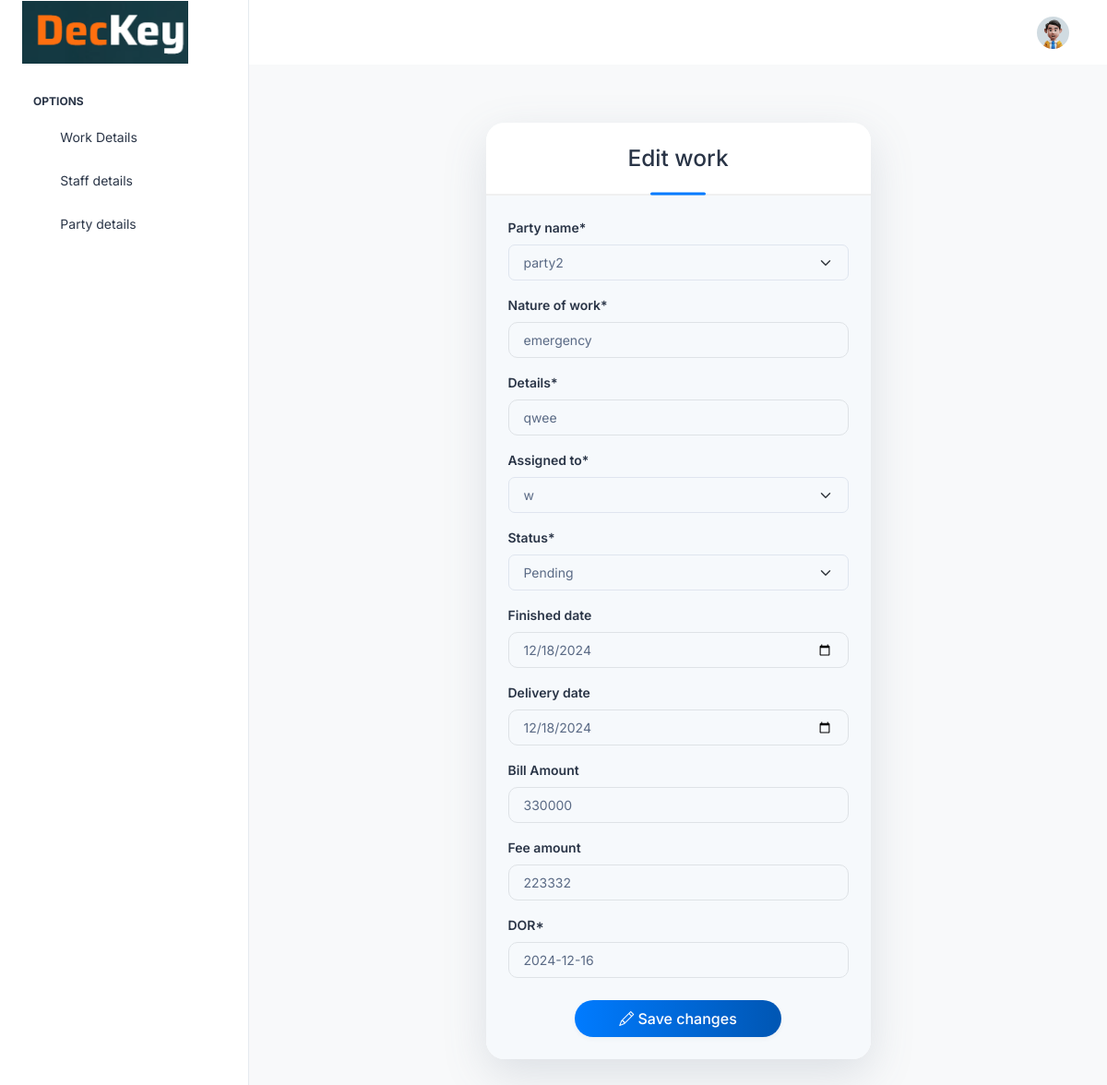
The page /details_edit/1/ on the database its author committed.
### dec_app/models.py (models this page shows)
class Party(models.Model):
    Party_name = models.CharField(max_length=50)
    party_phone_number = models.CharField(max_length=10,default= 0000000000)
    party_address = models.CharField(max_length=100)
    referance = models.CharField(max_length=10,blank=True,null=True)
    def __str__(self):
        return self.Party_name

class Work_Details(models.Model):
    sts = (
        ('Completed', 'Completed'),
        ('Pending', 'Pending'),
        ('cancelled', 'cancelled'),
    )
    Party_name = models.ForeignKey(Party,on_delete=models.CASCADE)
    Nature_of_work = models.CharField(max_length=255)
    Assigned_to = models.ForeignKey(Staff,on_delete=models.CASCADE)
    Details = models.CharField(max_length=255)
    Status = models.CharField(max_length=255,choices=sts,default='Pending')
    Finished_date = models.DateField(null=True,blank=True)
    Delivery_Date = models.DateField(null=True,blank=True)
    Bill_Amount = models.CharField(max_length=255,null=True,blank=True)
    Fee_amount = models.CharField(max_length=255,null=True,blank=True)
    DOR = models.DateField(default=date.today)

### dec_app/views.py (the view)
# urls.py: path("details_edit/<int:id>/",views.details_edit,name="details_edit"),
def details_edit(request,id):
    data = Work_Details.objects.get(id=id)
    form = WorkDetailsForm(instance = data)
    if request.method == 'POST':
        form1 = WorkDetailsForm(request.POST,instance =data)
        if form1.is_valid():
            form1.save()
            return redirect('view_details')
    return render(request, 'add_details_update.html', {'form': form})

### dec_app/forms.py
class WorkDetailsForm(forms.ModelForm):
    Finished_date = forms.DateField(widget=DateInput,required=False)
    Delivery_Date = forms.DateField(widget=DateInput,required=False)
    class Meta:
        model = Work_Details
        fields = ['Party_name','Nature_of_work', 'Details', 'Assigned_to', 'Status', 'Finished_date', 'Delivery_Date', 'Bill_Amount', 'Fee_amount', 'DOR']

### dec_app/models.py (called while the page is built)
    def __str__(self):
        return self.staff_name

### templates/add_details_update.html (shortened to what this page needs)
{% extends 'userpage.html' %}
{% load crispy_forms_tags %}
{% block content %}
<div class="container my-5">
    <div class="row justify-content-center align-items-center">
        <div class="col-lg-6 col-md-8">
            <div class="card border-0 shadow-lg" style="border-radius: 20px; overflow: hidden;">
                <div class="card-header bg-white py-4 text-center position-relative" style="border-bottom: 2px solid #f0f0f0;">
                    <h3 class="fw-bold text-dark mb-0">Edit work</h3>
                    <div class="header-decor position-absolute top-100 start-50 translate-middle">
                        <div style="width: 60px; height: 3px; background-color: #007bff; border-radius: 50px;"></div>
                    </div>
                </div>
                <div class="card-body bg-light p-4">
                    <form method="post" novalidate>
                        {{ form|crispy }}
                        <div class="d-flex justify-content-center mt-4">
                            <button type="submit" class="btn btn-primary btn-lg px-5 py-2 rounded-pill shadow-sm submit-btn bi bi-pencil">
                                Save changes
                            </button>
                        </div>
                    </form>
                </div>
            </div>
        </div>
    </div>
</div>
<link href="https://cdn.jsdelivr.net/npm/bootstrap-icons/font/bootstrap-icons.css" rel="stylesheet">
{% endblock %}

### templates/add_details_update.html (style rules this page uses)
body { background-color: #f8f9fa; font-family: 'Inter', sans-serif; }
.header-decor { transform: translate(-50%, -50%); }
.card { border-radius: 20px; overflow: hidden; transition: all 0.3s ease-in-out; }
.btn { font-size: 1rem; font-weight: 500; }
.submit-btn { background: linear-gradient(90deg, #007bff, #0056b3); color: #fff; border: none; }
.card-body .form-control { border-radius: 10px; box-shadow: none; border: 1px solid #dee2e6; transition: all 0.3s; }

### rows shown on the page
Party: Party_name "party2"
Work_Details: Nature_of_work "emergency", Details "qwee", Assigned_to "w", Status "Pending", Finished_date "12/18/2024", Delivery_Date "12/18/2024", Bill_Amount "330000", Fee_amount "223332", DOR "2024-12-16"
